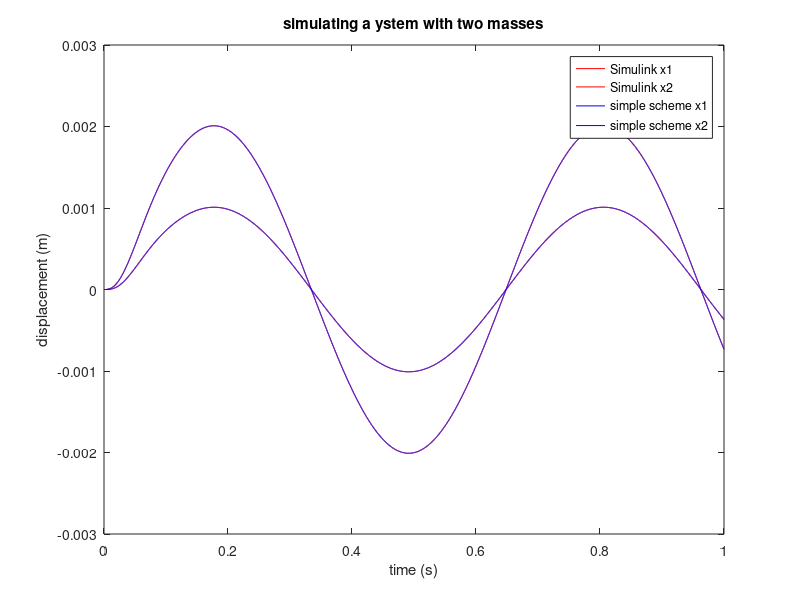

This chart was generated by the following MATLAB code:
% close all;
% % clear all;
% if (length(tout)>length(x1sim))
%     tout = tout(3:length(x1sim)+2);
% end;
% plot(tout,x1sim,'g');
% hold on;
% plot(tout,x2sim,'g');
% hold on;

load forceDeformation.txt
t = forceDeformation(:,1);
x1 = forceDeformation(:,2);
v1 = forceDeformation(:,3);
a1 = forceDeformation(:,4);
x2 = forceDeformation(:,5);
v2 = forceDeformation(:,6);
a2 = forceDeformation(:,7);
LF_x1 = forceDeformation(:,8);
LF_v1 = forceDeformation(:,9);
LF_a1 = forceDeformation(:,10);
LF_x2 = forceDeformation(:,11);
LF_v2 = forceDeformation(:,12);
LF_a2 = forceDeformation(:,13);
% LF_x1 = forceDeformation(:,2);
% LF_v1 = forceDeformation(:,3);
% LF_a1 = forceDeformation(:,4);
% LF_x2 = forceDeformation(:,5);
% LF_v2 = forceDeformation(:,6);
% LF_a2 = forceDeformation(:,7);
clear forceDeformation;

plot(t,x1,'r');
hold on;
plot(t,x2,'r');
plot(t,LF_x1,'b');
hold on;
plot(t,LF_x2,'b');
legend('Simulink x1','Simulink x2','simple scheme x1','simple scheme x2','leap frog scheme x1','leap frog scheme x2');
%legend('simple scheme x1','simple scheme x2','leap frog scheme x1','leap frog scheme x2');
ylabel('displacement (m)');
xlabel('time (s)');
title('simulating a ystem with two masses');
% figure;
% subplot(2,1,1);
% plot(t,x1,'b-');
% hold on;
% plot(t,v1,'g-');
% hold on;
% plot(t,a1,'r-');
% subplot(2,1,2);
% plot(t,x2,'b-');
% hold on;
% plot(t,v2,'g-');
% hold on;
% plot(t,a2,'r-');
% xlabel('time (s)');
% title('simulating a double spring damper system');